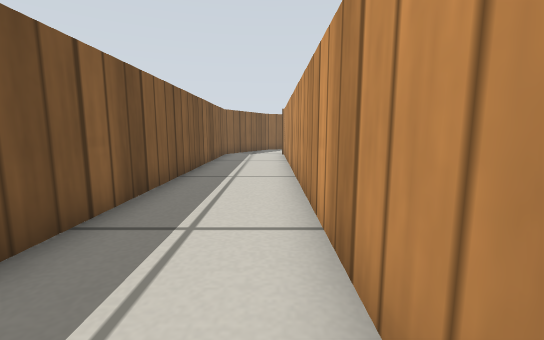
view 1 (above)

17 first-person views from a walk through a world built for the Gazebo simulator. The camera is 0.3 m above the floor, tilts 8° down and sees 90° across. The floor is counted in squares, 0.25 m on a side. Each view is taken from the middle of a square. On the plan, view 1 faces up. The plan holds only what a view shows up to about 12 squares ahead; the rest is blank. Simple patterns stand in for the simulator's built-in surfaces.

view 2
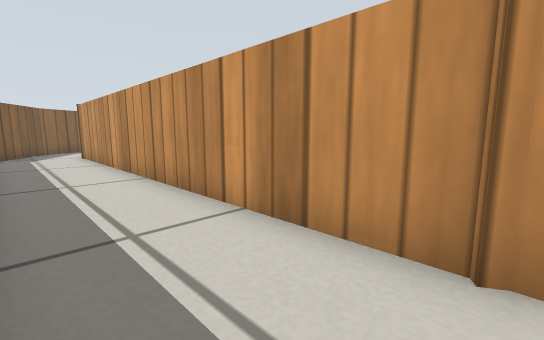

view 3
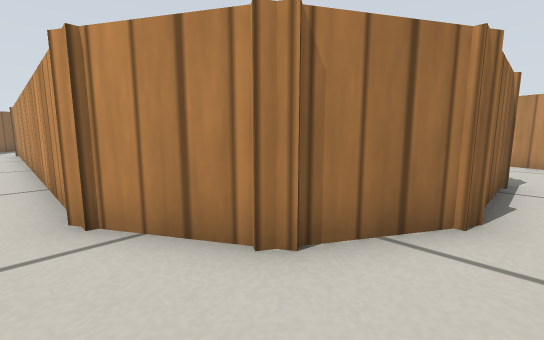

view 4
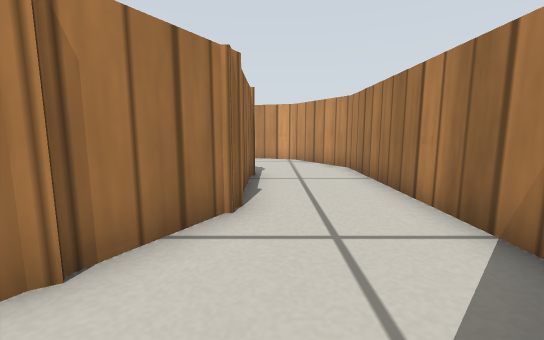

view 5
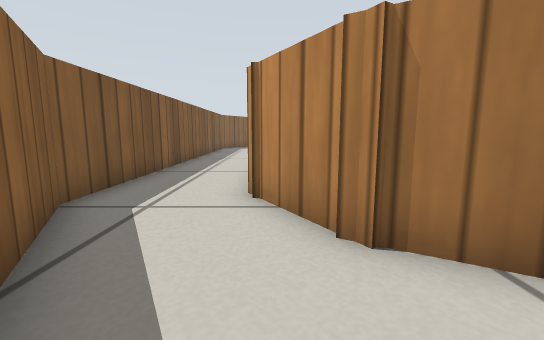

view 6
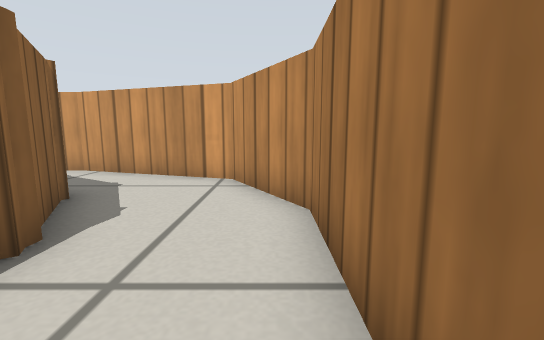

view 7
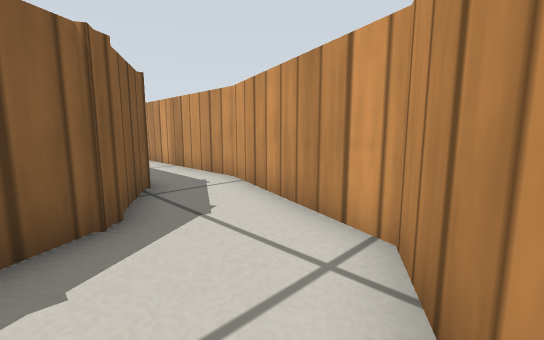

view 8
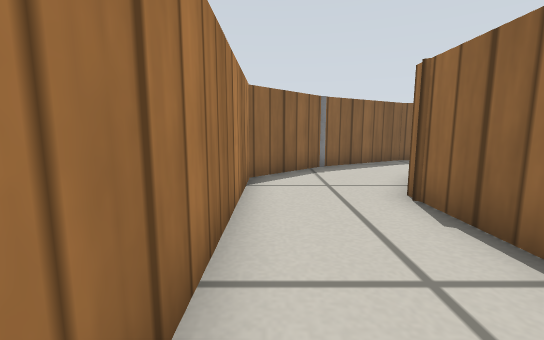

view 9
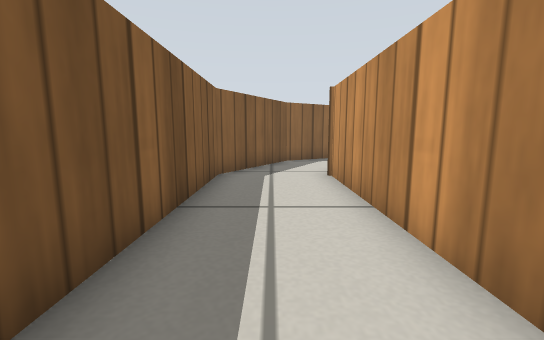

view 10
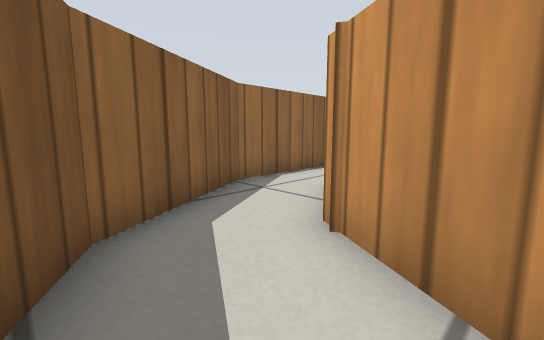

view 11
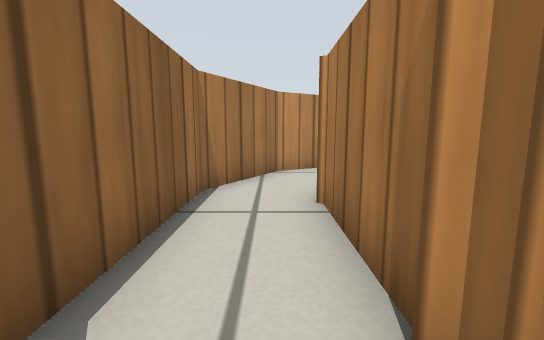

view 12
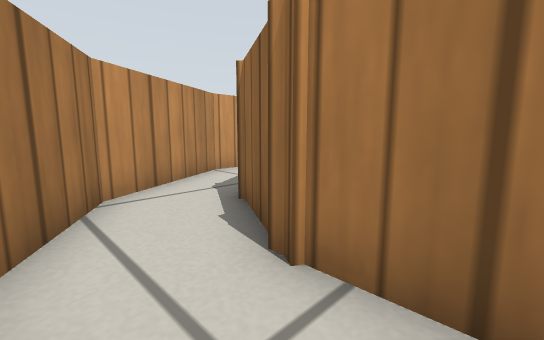

view 13
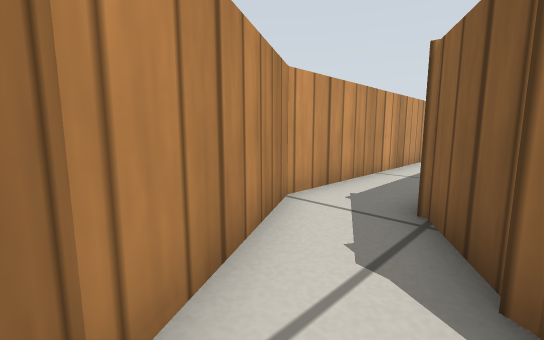

view 14
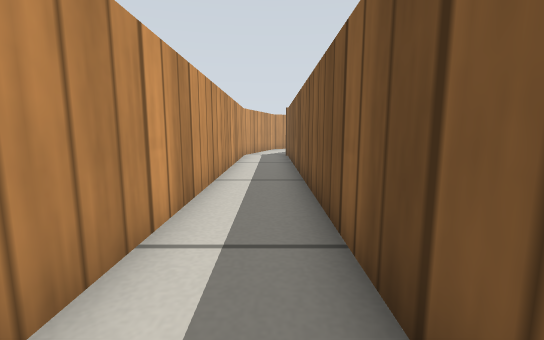

view 15
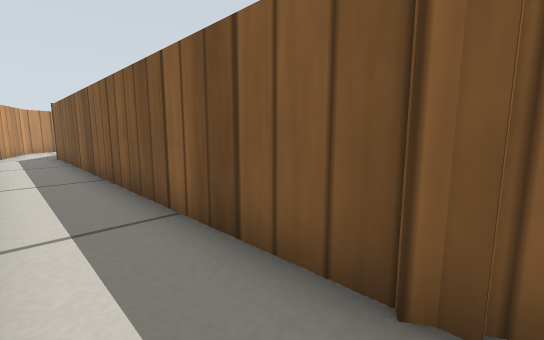

view 16
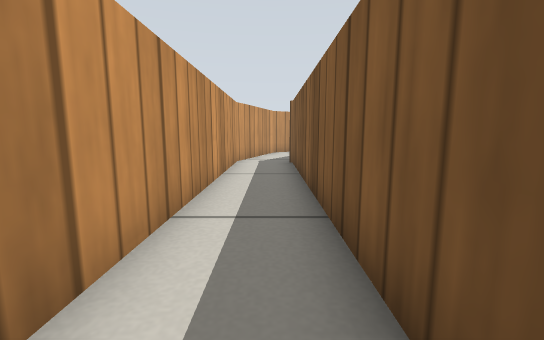

view 17
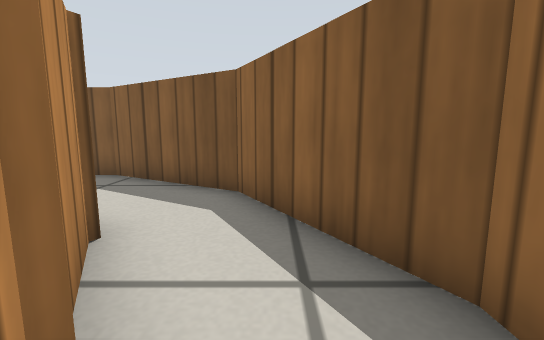

### Floor plan
Ten units are one square. View 1 is at (0, 0); x grows to the right and y downward. Boxes are objects, and circles mark ways between rooms. Rooms are numbered by the first view taken in them; rooms with no view inside come last. Other rooms are left out.
<svg viewBox="-30 -209 169 280">
<path fill="none" stroke="#000" d="M6 2 6 -145M21 24 5 -3M-4 43 19 66 91 66 119 50 134 1M44 36 17 20M80 34 39 34M102 20 75 36M112 -1 98 23M8 -149 13 -157M-11 -170 -25 -147 -25 6 -5 42M33 -204 10 -191M21 -170 44 -183M85 -204 33 -204M39 -181 80 -181M99 -170 108 -154M74 -183 102 -167M124 -169 113 -188 85 -204M112 -149 112 -1M108 -154 114 -144M134 1 134 -151 124 -169M10 -191 -4 -183 -11 -170M13 -157 21 -171"/>
<circle cx="120" cy="10" r="3" fill="#2a7"/>
<circle cx="0" cy="-160" r="3" fill="#2a7"/>
<circle cx="30" cy="-190" r="3" fill="#2a7"/>
<circle cx="10" cy="-180" r="3" fill="#2a7"/>
<circle cx="90" cy="-190" r="3" fill="#2a7"/>
<circle cx="120" cy="-160" r="3" fill="#2a7"/>
<text x="0" y="-20">1</text>
<text x="20" y="-190">2</text>
<text x="60" y="-200">3</text>
<text x="100" y="-180">4</text>
<text x="120" y="-80">5</text>
<text x="0" y="-180">6</text>
</svg>
Room 1 opens to room 5. Room 1 opens to room 6. Room 2 opens to room 3. Room 2 opens to room 6. Room 3 opens to room 4. Room 4 opens to room 5.

Where each view was taken, in squares from view 1:
view 1: 0 up, 0 right, facing up
view 2: 0 up, 2 left, facing up-right
view 3: 4 down, 0 right, facing up-right
view 4: 4 down, 0 right, facing right
view 5: 5 down, 1 right, facing up
view 6: 6 down, 5 right, facing right
view 7: 6 down, 9 right, facing up-right
view 8: 6 down, 9 right, facing left
view 9: 7 up, 1 left, facing up
view 10: 15 up, 1 left, facing up-right
view 11: 19 up, 3 right, facing right
view 12: 20 up, 6 right, facing down-right
view 13: 19 up, 10 right, facing down-right
view 14: 14 up, 12 right, facing down
view 15: 15 up, 13 right, facing down-left
view 16: 11 up, 12 right, facing down
view 17: 19 up, 5 right, facing left
